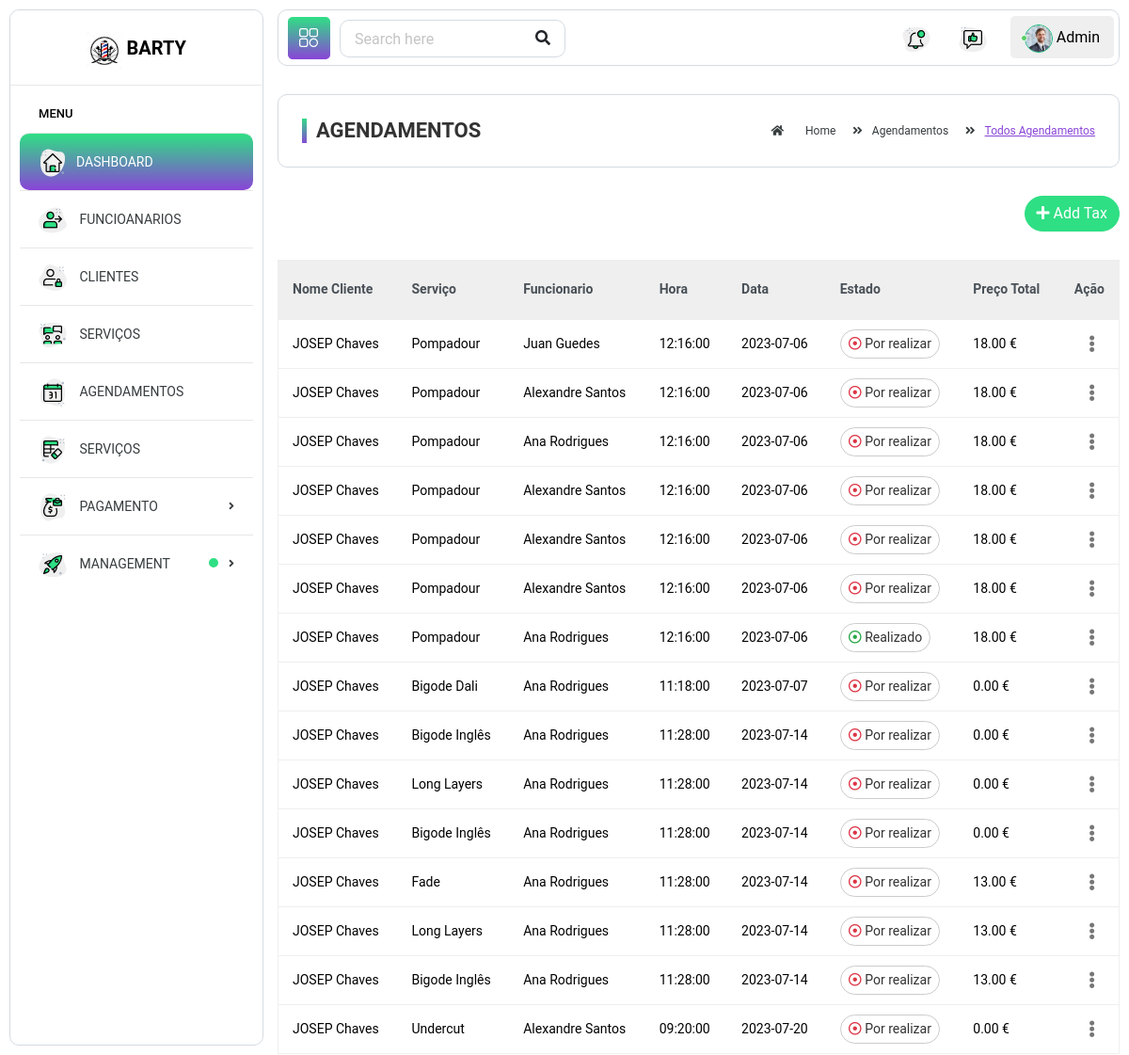
The app's page /B.O/?p=20 with its own data.
### tables this page shows
CREATE TABLE `agendamentos` (
  `id` int(11) NOT NULL,
  `data` date NOT NULL,
  `hora` time NOT NULL,
  `id_cliente` int(11) NOT NULL,
  `id_funcionario` int(11) NOT NULL,
  `id_servico` int(11) NOT NULL,
  `reserva` int(11) NOT NULL DEFAULT 1,
  `preco_total` decimal(10,2) NOT NULL,
  `status` enum('por realizar','cancelado','realizado') NOT NULL DEFAULT 'por realizar',
  `senha` varchar(100) DEFAULT NULL,
  `cancelar` tinyint(1) NOT NULL DEFAULT 0,
  `razao_cancelar` text DEFAULT NULL,
  `start_time` timestamp NOT NULL DEFAULT current_timestamp(),
  `end_time_expected` datetime DEFAULT NULL
);

CREATE TABLE `clientes` (
  `cliente_id` int(11) NOT NULL,
  `primeiro_nome` varchar(100) NOT NULL,
  `ultimo_nome` varchar(100) NOT NULL,
  `genero` varchar(150) NOT NULL,
  `username` varchar(100) NOT NULL,
  `password` varchar(40) NOT NULL,
  `nif` int(9) NOT NULL,
  `telefone` varchar(20) NOT NULL,
  `email` varchar(100) NOT NULL,
  `data_nascimento` date NOT NULL,
  `data_cadastro` timestamp NOT NULL DEFAULT current_timestamp(),
  `code` int(50) NOT NULL,
  `data_code` datetime DEFAULT NULL,
  `estado_id` int(11) NOT NULL DEFAULT 3
);

CREATE TABLE `servicos` (
  `servico_id` int(11) NOT NULL,
  `nome` varchar(100) NOT NULL,
  `descricao` text NOT NULL,
  `link_img` varchar(300) DEFAULT NULL,
  `tipo` int(4) NOT NULL,
  `preco` decimal(10,2) NOT NULL,
  `tempo_estimado` time NOT NULL,
  `status` enum('disponível,indisponível') NOT NULL
);

CREATE TABLE `funcionarios` (
  `func_id` int(11) NOT NULL,
  `primeiro_nome` varchar(100) NOT NULL,
  `ultimo_nome` varchar(100) NOT NULL,
  `imagem` varchar(500) DEFAULT NULL,
  `genero` varchar(100) NOT NULL,
  `username` varchar(40) NOT NULL,
  `senha` varchar(40) NOT NULL DEFAULT 'barber12345',
  `confirmar_senha` varchar(225) NOT NULL,
  `descricao` varchar(300) NOT NULL,
  `telefone` varchar(20) NOT NULL,
  `email` varchar(100) NOT NULL,
  `data_nascimento` date NOT NULL,
  `funcao` int(11) DEFAULT 1,
  `rede_social` varchar(150) NOT NULL,
  `especializacao` varchar(150) NOT NULL,
  `anos_experiencia` varchar(100) NOT NULL,
  `salario` decimal(10,2) NOT NULL DEFAULT 5.69,
  `horarios_trabalho` time NOT NULL DEFAULT '07:00:00'
);

### B.O/pages/agendamento/todos_agendamento.php (the view, shortened to what this page needs)
<div class="page-wrapper">
    <div class="content container-fluid">
        <div class="page-header">
            <div class="row">
                <div class="col-lg-6 col-md-6 col-sm-6 col-12">
                    <h5 class="text-uppercase mb-0 mt-0 page-title">Agendamentos</h5>
                </div>
                <div class="col-lg-6 col-md-6 col-sm-6 col-12">
                    <ul class="breadcrumb float-right p-0 mb-0">
                        <li class="breadcrumb-item"><a href="./"><i class="fas fa-home"></i> Home</a></li>
                        <li class="breadcrumb-item"><a href="">Agendamentos</a></li>
                        <li class="breadcrumb-item"><span>Todos Agendamentos</span></li>
                    </ul>
                </div>
            </div>
        </div>
        <div class="content-page">
            <div class="row">
                <div class="col-sm-8 col-6">
                </div>
                <div class="col-sm-4 col-6 text-right add-btn-col">
                    <a href="#" class="btn btn-primary btn-rounded" data-toggle="modal" data-target="#add_tax"><i class="fas fa-plus"></i> Add Tax</a>
                </div>
            </div>
            <div class="row">
                <div class="col-md-12">
                    <div class="table-responsive">
                        <table class="table custom-table mb-0">
                            <thead class="thead-light">
                                <tr>
                                    <th>Nome Cliente</th>
                                    <th>Serviço</th>
                                    <th>Funcionario</th>
                                    <th>Hora</th>
                                    <th>Data</th>
                                    <th>Estado</th>
                                    <th>Preço Total</th>
                                    <th class="text-right">Ação</th>
                                </tr>
                            </thead>
                            <tbody>
                                <?php
                                $sql = "SELECT a.*, c.primeiro_nome AS cliente_primeiro_nome, c.ultimo_nome AS cliente_ultimo_nome, f.primeiro_nome AS func_primeiro_nome, f.ultimo_nome AS func_ultimo_nome, s.nome As servico_nome
                      FROM agendamentos a
                      JOIN clientes c ON a.id_cliente = c.cliente_id
                      JOIN servicos s ON a.id_servico = s.servico_id
                      JOIN funcionarios f ON a.id_funcionario = f.func_id
                      ORDER BY a.data ASC";
                                $result = $conn->query($sql);
                                if ($result->num_rows > 0) {
                                    while ($row = $result->fetch_assoc()) {
                                        $cliente_primeiro_nome = $row['cliente_primeiro_nome'];
                                        $cliente_ultimo_nome = $row['cliente_ultimo_nome'];
                                        $func_primeiro_nome = $row['func_primeiro_nome'];
                                        $func_ultimo_nome = $row['func_ultimo_nome'];
                                        $servico_nome = $row['servico_nome'];
                                        $hora = $row["hora"];
                                        $data = $row["data"];
                                        $preco_total = $row["preco_total"];
                                ?>
                                        <tr>
                                            <td> <?php echo $cliente_primeiro_nome . ' ' . $cliente_ultimo_nome; ?></td>
                                            <td> <?php echo $servico_nome; ?></td>
                                            <td> <?php echo $func_primeiro_nome . ' ' . $func_ultimo_nome; ?></td>
                                            <td><?php echo $hora; ?></td>
                                            <td><?php echo $data; ?></td>
                                            <td>
                                                <?php
                                                $status = $row['status'];
                                                if ($status == 'por realizar') {
                                                    echo '<a class="btn btn-white btn-sm btn-rounded " aria-expanded="false">
                <i class="far fa-dot-circle text-danger"></i> Por realizar
            </a>
          ';
                                                } elseif ($status == 'cancelado') {
                                                    echo '<a class="btn btn-white btn-sm btn-rounded " aria-expanded="false">
                <i class="far fa-dot-circle text-danger"></i> Cancelado
            </a>';
                                                } elseif ($status == 'realizado') {
                                                    echo '<a class="btn btn-white btn-sm btn-rounded " aria-expanded="false">
                <i class="far fa-dot-circle text-success"></i> Realizado
            </a>';
                                                }
                                                ?>
                                            </td>
                                            <td><?php echo $preco_total; ?> €</td>
                                            <td class="text-right">
                                                <div class="dropdown dropdown-action">
                                                    <a href="#" class="action-icon dropdown-toggle" data-toggle="dropdown" aria-expanded="false"><i class="fas fa-ellipsis-v"></i></a>
                                                </div>
                                            </td>
                                        </tr>
                                <?php
                                    }
                                } else {
                                    echo "Nenhum agendamento encontrado.";
                                }
                                ?>
                            </tbody>
                        </table>
                    </div>
                </div>
            </div>
        </div>
    </div>

### records on screen
agendamentos: id_cliente.primeiro_nome "JOSEP", id_cliente.ultimo_nome "Chaves", id_servico.nome "Pompadour", id_funcionario.primeiro_nome "Juan", id_funcionario.ultimo_nome "Guedes", hora "12:16:00", data "2023-07-06", status "por realizar" (drawn), preco_total "18.00"
agendamentos: id_cliente.primeiro_nome "JOSEP", id_cliente.ultimo_nome "Chaves", id_servico.nome "Pompadour", id_funcionario.primeiro_nome "Alexandre", id_funcionario.ultimo_nome "Santos", hora "12:16:00", data "2023-07-06", status "por realizar" (drawn), preco_total "18.00"
agendamentos: id_cliente.primeiro_nome "JOSEP", id_cliente.ultimo_nome "Chaves", id_servico.nome "Pompadour", id_funcionario.primeiro_nome "Ana", id_funcionario.ultimo_nome "Rodrigues", hora "12:16:00", data "2023-07-06", status "por realizar" (drawn), preco_total "18.00"
agendamentos: id_cliente.primeiro_nome "JOSEP", id_cliente.ultimo_nome "Chaves", id_servico.nome "Pompadour", id_funcionario.primeiro_nome "Alexandre", id_funcionario.ultimo_nome "Santos", hora "12:16:00", data "2023-07-06", status "por realizar" (drawn), preco_total "18.00"
agendamentos: id_cliente.primeiro_nome "JOSEP", id_cliente.ultimo_nome "Chaves", id_servico.nome "Pompadour", id_funcionario.primeiro_nome "Alexandre", id_funcionario.ultimo_nome "Santos", hora "12:16:00", data "2023-07-06", status "por realizar" (drawn), preco_total "18.00"
agendamentos: id_cliente.primeiro_nome "JOSEP", id_cliente.ultimo_nome "Chaves", id_servico.nome "Pompadour", id_funcionario.primeiro_nome "Alexandre", id_funcionario.ultimo_nome "Santos", hora "12:16:00", data "2023-07-06", status "por realizar" (drawn), preco_total "18.00"
agendamentos: id_cliente.primeiro_nome "JOSEP", id_cliente.ultimo_nome "Chaves", id_servico.nome "Pompadour", id_funcionario.primeiro_nome "Ana", id_funcionario.ultimo_nome "Rodrigues", hora "12:16:00", data "2023-07-06", status "realizado" (drawn), preco_total "18.00"
agendamentos: id_cliente.primeiro_nome "JOSEP", id_cliente.ultimo_nome "Chaves", id_servico.nome "Bigode Dali", id_funcionario.primeiro_nome "Ana", id_funcionario.ultimo_nome "Rodrigues", hora "11:18:00", data "2023-07-07", status "por realizar" (drawn), preco_total "0.00"
agendamentos: id_cliente.primeiro_nome "JOSEP", id_cliente.ultimo_nome "Chaves", id_servico.nome "Bigode Inglês", id_funcionario.primeiro_nome "Ana", id_funcionario.ultimo_nome "Rodrigues", hora "11:28:00", data "2023-07-14", status "por realizar" (drawn), preco_total "0.00"
agendamentos: id_cliente.primeiro_nome "JOSEP", id_cliente.ultimo_nome "Chaves", id_servico.nome "Long Layers", id_funcionario.primeiro_nome "Ana", id_funcionario.ultimo_nome "Rodrigues", hora "11:28:00", data "2023-07-14", status "por realizar" (drawn), preco_total "0.00"
agendamentos: id_cliente.primeiro_nome "JOSEP", id_cliente.ultimo_nome "Chaves", id_servico.nome "Bigode Inglês", id_funcionario.primeiro_nome "Ana", id_funcionario.ultimo_nome "Rodrigues", hora "11:28:00", data "2023-07-14", status "por realizar" (drawn), preco_total "0.00"
agendamentos: id_cliente.primeiro_nome "JOSEP", id_cliente.ultimo_nome "Chaves", id_servico.nome "Fade", id_funcionario.primeiro_nome "Ana", id_funcionario.ultimo_nome "Rodrigues", hora "11:28:00", data "2023-07-14", status "por realizar" (drawn), preco_total "13.00"
agendamentos: id_cliente.primeiro_nome "JOSEP", id_cliente.ultimo_nome "Chaves", id_servico.nome "Long Layers", id_funcionario.primeiro_nome "Ana", id_funcionario.ultimo_nome "Rodrigues", hora "11:28:00", data "2023-07-14", status "por realizar" (drawn), preco_total "13.00"
agendamentos: id_cliente.primeiro_nome "JOSEP", id_cliente.ultimo_nome "Chaves", id_servico.nome "Bigode Inglês", id_funcionario.primeiro_nome "Ana", id_funcionario.ultimo_nome "Rodrigues", hora "11:28:00", data "2023-07-14", status "por realizar" (drawn), preco_total "13.00"
agendamentos: id_cliente.primeiro_nome "JOSEP", id_cliente.ultimo_nome "Chaves", id_servico.nome "Undercut", id_funcionario.primeiro_nome "Alexandre", id_funcionario.ultimo_nome "Santos", hora "09:20:00", data "2023-07-20", status "por realizar" (drawn), preco_total "0.00"
